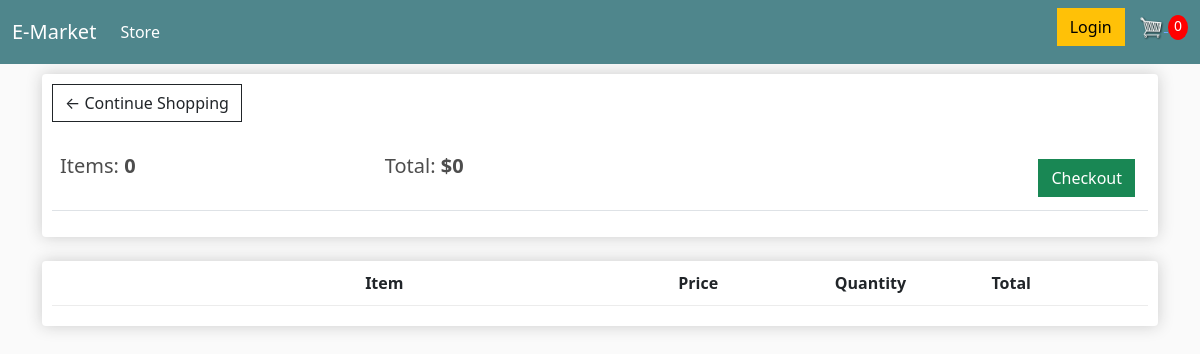
The page /cart/ (signed in) on the database as committed earlier.
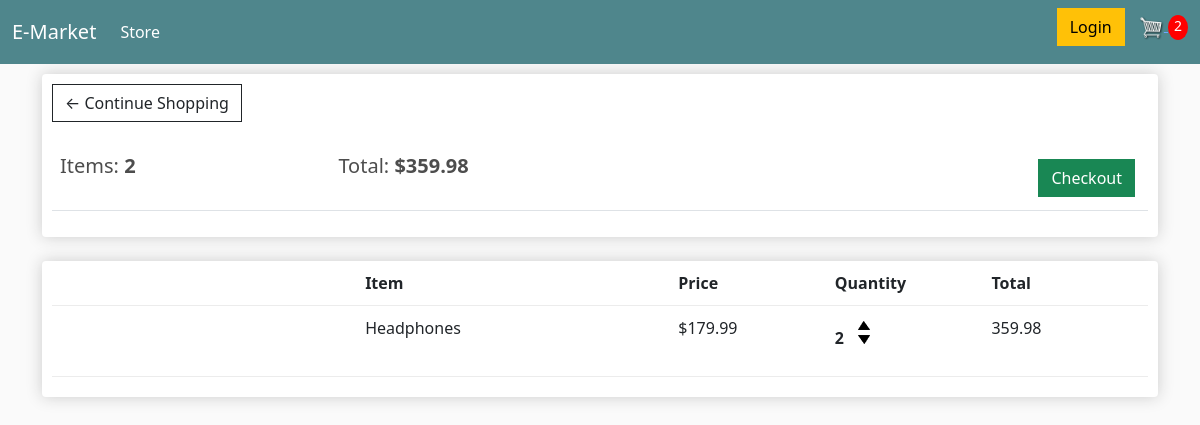
The same page on the database as committed later.
### store/models.py (models this page shows, shortened)
class Order(models.Model):
    customer = models.ForeignKey(
        Customer, on_delete=models.SET_NULL, null=True, blank=True)
    date_ordered = models.DateTimeField(auto_now_add=True)
    complete = models.BooleanField(default=False)
    transaction_id = models.CharField(max_length=100, null=True)
    @property
    def get_cart_total(self):
        orderitems = self.orderitem_set.all()
        total = sum([item.get_total for item in orderitems])
        return total
    @property
    def get_cart_items(self):
        orderitems = self.orderitem_set.all()
        total_quantity = sum([item.quantity for item in orderitems])
        return total_quantity

class OrderItem(models.Model):
    product = models.ForeignKey(Product, on_delete=models.SET_NULL, null=True)
    order = models.ForeignKey(Order, on_delete=models.SET_NULL, null=True)
    quantity = models.IntegerField(default=0, null=True, blank=True)
    date_added = models.DateTimeField(auto_now_add=True)
    @property
    def get_total(self):
        total = self.product.price * self.quantity
        return total

class Product(models.Model):
    name = models.CharField(max_length=200)
    price = models.DecimalField(max_digits=10, decimal_places=2)
    digital = models.BooleanField(default=False, null=True, blank=True)
    image = models.ImageField(null=True, blank=True, upload_to='images')
    @property
    def imageURL(self):
        try:
            url = self.image.url
        except:
            url = ''
        return url

### store/views.py (the view)
# urls.py: path('cart/', views.cart, name='cart'),
def cart(request):
    data = get_cart_data(request)
    order = data['order']
    items = data['items']
    cart_items = data['cart_items']
    context = {'items': items, 'order': order, 'cart_items': cart_items}
    return render(request, 'store/cart.html', context)

### store/utils.py (called while the page is built)
def get_cart_data(request):
    if request.user.is_authenticated:
        customer = request.user.customer
        order, created = Order.objects.get_or_create(
            customer=customer, complete=False)
        items = order.orderitem_set.all()
        cart_items = order.get_cart_items
    else:
        cookie_data = cookie_cart(request)
        cart_items = cookie_data['cart_items']
        order = cookie_data['order']
        items = cookie_data['items']
    return {'cart_items': cart_items, 'order': order, 'items': items}

### store/templates/store/cart.html
{% extends 'store/main.html' %}
{% load static %}
{% block content %}
   <div class="row">
    <div class="col-lg-12">
        <div class="box-element">
            <a class="btn btn-outline-dark" href="{% url 'store' %}">&#x2190; Continue Shopping</a>
            <br>
            <br>
            <table class="table">
                <tr>
                    <th><h5>Items: <strong>{{order.get_cart_items}}</strong></h5></th>
                    <th><h5>Total: <strong>${{order.get_cart_total}}</strong></h5></th>
                    <th>
                        <a style="float: right; margin: 5px;" class="btn btn-success" href="{% url 'checkout' %}">Checkout</a>
                    </th>
                </tr>
            </table>
        </div>
        <br>
        <div class="box-element">
            <div class="cart-row">
                <div style="flex:2"></div>
                <div style="flex:2"><strong>Item</strong></div>
                <div style="flex:1"><strong>Price</strong></div>
                <div style="flex:1"><strong>Quantity</strong></div>
                <div style="flex:1"><strong>Total</strong></div>
            </div>
            {% for item in items %}
            <div class="cart-row">
                <div style="flex:2"><img class="row-image" src="{{item.product.imageURL}}" alt=""></div>
                <div style="flex:2">{{item.product.name}}</div>
                <div style="flex:1">${{item.product.price}}</div>
                <div style="flex:1">
                    <p class="quantity">{{item.quantity}}</p>
                    <div class="quantity">
                        <img data-product="{{item.product.id}}" data-action="add" class="chg-quantity update-cart" src="{% static 'images/arrow-up.png' %}" alt="">
                        <img data-product="{{item.product.id}}" data-action="remove" class="chg-quantity update-cart" src="{% static 'images/arrow-down.png' %}" alt="">
                    </div>
                </div>
                <div style="flex:1">{{item.get_total}}</div>
            </div>
            {% endfor %}
        </div>
    </div>
   </div>
{% endblock content %}

Rows that differ between the two databases and show on the page:
computed for Order: get_cart_items "0" → "2"; get_cart_total "0" → "359.98"
added OrderItem: product.name "Headphones", product.price "179.99", quantity "2", get_total "359.98"
Other text that changed with them:
{{ cart_items }}: "0" → "2"
